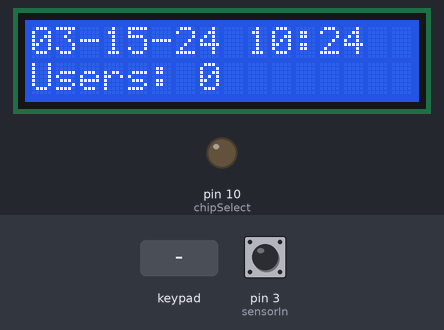
The sketch below on a simulated Arduino Uno, built with avr-gcc and run on an emulated ATmega328P. On the bench: 16×2 character LCD, output pins drawn as LEDs (lit = HIGH). The test bench sets the inputs (shaded band); at power-on: pin 3 (sensorIn) LOW. The local clock reads 2024-03-15 10:24:30 at power-on unless the sketch sets it; storage starts empty; what the sketch prints to the serial monitor is not drawn.

Above: at 7.3 s.
7.4 s: key 'U' pressed
At 8.3 s:
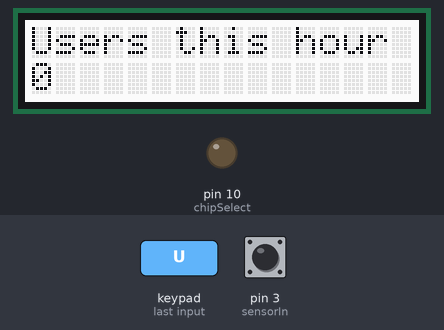
9.0 s: key 'D' pressed
At 10.2 s:
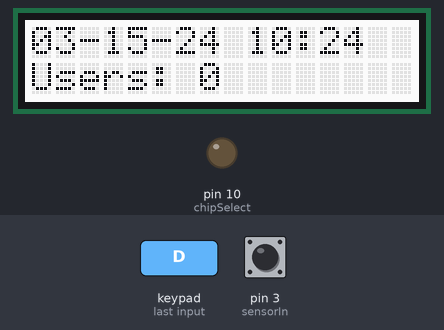
10.7 s: key 'D' pressed
At 10.86 s:
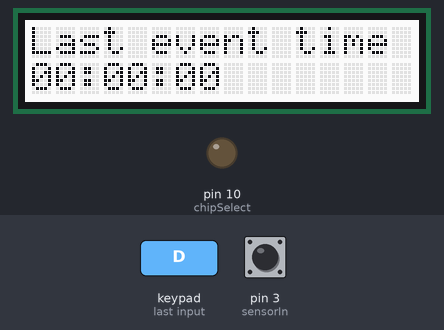
12.4 s: pin 3 (sensorIn) pulsed HIGH 5 times (0.12 s each, 0.3 s apart)
At 45.1 s:
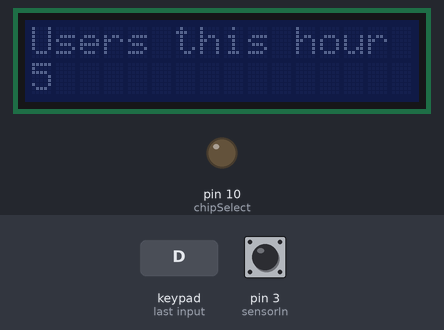
Timing chart, 0 to 46.1 s (numbered marks = the images above; inputs shaded):
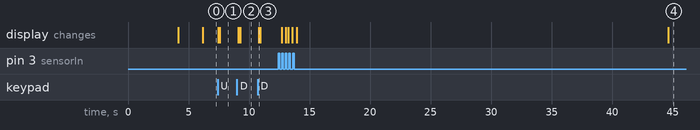

Measured:
- after the input at 7.4 s, the display: first changes at once (image 1 shows a later state)
- after the input at 9.0 s, the display: first changes after 0.12 s (image 2 shows a later state)
- after the input at 10.7 s, the display: changes after 0.10 s (image 3)
- after the input at 12.4 s, the display: first changes after 0.29 s (image 4 shows a later state)

The sketch:

UnoCounter.ino
```cpp
// (licence header left out)
#include <Wire.h>
#include <Adafruit_RGBLCDShield.h>
#include <utility/Adafruit_MCP23017.h>
#include <RTClib.h>
#include <SPI.h>
#include <SD.h>
#include <avr/sleep.h>

// Backlighting the LCD takes power and bettery power is a premium out on
// the trail, so we'll only light it for a few seconds after a button press
#define BACKLIGHT_OFF 0x0
#define BACKLIGHT_ON 0x7
Adafruit_RGBLCDShield lcd = Adafruit_RGBLCDShield();
volatile int backlightCounter = 300;

RTC_PCF8523 rtc;

// We use this digital in for the microwave sensor active detection. This can
// change, but we'll sleep the processor to save power between count events so whatever
// you choose needs to be able to wake the processor up
const int sensorIn = 3;

int totalSinceStart = 0;
int totalThisDay = 0;
int totalThisHour = 0;
int hourTrip = -1;
int dayTrip = -1;
int displayPane = 0;
volatile int lastTimeDisplayed = -1;
volatile int lastCountDisplayed = -1;
volatile unsigned long eventStartTime = 0;
volatile unsigned long lastEventDuration = 0;
volatile int idleCounter = 1000;
DateTime lastEventTime;
File logfile;
const int chipSelect = 10;

//
// Interupt routine called when a proximity sensor event occurs. At the
// start of the event we'll remember the start time and at the end we'll
// compute the length of the duration, which will be a trigger to record
// the event to the SD card in the main loop.
//
void onSensorChanged() {
  if (digitalRead(sensorIn) == HIGH) {
    eventStartTime = millis();
    lastEventDuration = 0;
  } else {
    lastEventDuration = millis() - eventStartTime;
  }
  sleep_disable();
  idleCounter = 1000;
}

//
// One time initialization
//
void setup() {

  // Serial monitor for debugging
  Serial.begin(9600);

  // Liquid Crystal Display, 2 lines 16 chars
  lcd.begin(16, 2);
  lcd.setCursor(0, 0);
  lcd.println("UnoCounter       ");
  lcd.setCursor(0, 1);
  lcd.print("V 01.01         ");
  delay(2000);
  lcd.print("Initializing    ");
  delay(2000);

  // Real time clock
  if (! rtc.begin()) {
    Serial.println("No RTC");
    Serial.flush();
    lcd.setCursor(0, 1);
    lcd.print("No RTC Found    ");
    while (1) delay(10);
  }
  if (! rtc.initialized() || rtc.lostPower()) {
    Serial.println("Updating RTC clock");
    rtc.adjust(DateTime(F(__DATE__), F(__TIME__)));
  }
  rtc.start();

  // Initialize the SD card
  pinMode(chipSelect, OUTPUT);
  if (!SD.begin(chipSelect)) {
    Serial.println("No SD card");
    lcd.setCursor(0, 1);
    lcd.print("No SD card found");
    while (1) delay(10);
  }

  // create a new event log file
  String filename = eventsFileName(rtc.now());
  Serial.print("Creating log file ");
  Serial.println(filename);
  boolean newfile = false;
  if (! SD.exists(filename)) {
    newfile = true;
  }

  logfile = SD.open(filename, FILE_WRITE);
  if (!logfile) {
    Serial.println("couldnt create event log file");
    lcd.setCursor(0, 1);
    lcd.print("Create file err ");
    while (1) delay(10);
  }

  if (newfile) {
    logfile.println("Event Time, Duration, Event Count, Hour Count, Day Count, Cummulative Count");
  }

  // Proximity detector digital in
  pinMode(sensorIn, INPUT);
  attachInterrupt(digitalPinToInterrupt(sensorIn), onSensorChanged, CHANGE);

  Serial.println("Ready");
  lcd.setCursor(0, 1);
  lcd.print("Ready           ");
  delay(2000);
}

void loop() {

  // Manage backlighting. Only on for 30ish seconds after a button pressed
  // to save a bit of battery
  uint8_t buttons = lcd.readButtons();
  if (buttons) {
    idleCounter = 1000;
    lcd.setBacklight(BACKLIGHT_ON);
    backlightCounter = 300;
    if (buttons & BUTTON_SELECT) {
      lcd.setBacklight(BACKLIGHT_ON);
      backlightCounter = 300;
    }
    if (buttons & BUTTON_UP) {
      displayPane--;
      if (displayPane < 0) {
        displayPane = 3;
      }
      lastCountDisplayed = -1;
    }
    if (buttons & BUTTON_DOWN) {
      displayPane++;
      if (displayPane > 3) {
        displayPane = 0;
      }
      lastCountDisplayed = -1;
    }

  }
  if (backlightCounter>0) {
    backlightCounter--;
    if (backlightCounter == 0) {
      lcd.setBacklight(BACKLIGHT_OFF);
    }
  }

  //
  // Manage low power mode. If no events have occured in the last minute, then enter a sleep
  // state to save power
  //
  if (idleCounter>0) {
    idleCounter--;
    if (idleCounter == 0) {
      sleep_enable();
      set_sleep_mode(SLEEP_MODE_PWR_DOWN);
      sleep_cpu();
    }
  }

  //
  // Reset counters if needed
  //
  DateTime now = rtc.now();
  if (now.day() != dayTrip) {
    totalThisDay = 0;
    dayTrip = now.day();
  }
  if (now.hour() != hourTrip) {
    totalThisHour = 0;
    hourTrip = now.hour();
  }

  //
  // Update the display, based on the pane selected. This only updates once each
  // minute or whenever a count is detected
  //
  int thisMinute = now.minute();
  if (lastTimeDisplayed != thisMinute ||
      lastCountDisplayed != totalSinceStart) {
    if (displayPane == 0) {
      // Display date and time on first line, overall count on second
      String line0 = getShortTimeString(now);
      line0 += "     ";
      lcd.setCursor(0, 0);
      lcd.print(line0);
      lastTimeDisplayed = thisMinute;
      String line1 = String("Users: ");
      line1 += totalSinceStart;
      line1 += "     ";
      lcd.setCursor(0, 1);
      lcd.print(line1);
      lastCountDisplayed = totalSinceStart;
    }
    if (displayPane == 1) {
      // Display last event time
      lcd.setCursor(0, 0);
      lcd.print("Last event time");
      String line1 = getTimeOfDayString(lastEventTime);
      lcd.setCursor(0, 1);
      lcd.print(line1);
      lastCountDisplayed = totalSinceStart;
    }
    if (displayPane == 2) {
      // Display count of passes this hour
      lcd.setCursor(0, 0);
      lcd.print("Users this hour ");
      String line1 = String(totalThisHour);
      line1 += "            ";
      lcd.setCursor(0, 1);
      lcd.print(line1);
      lastCountDisplayed = totalSinceStart;
    }
    if (displayPane == 3) {
      // Display count of passes this day
      lcd.setCursor(0, 0);
      lcd.print("Users this day  ");
      String line1 = String(totalThisDay);
      line1 += "            ";
      lcd.setCursor(0, 1);
      lcd.print(line1);
      lastCountDisplayed = totalSinceStart;
    }
  }

  //
  // If an event occured, record it. The duration of the last event is a flag to
  // denote one occured.
  //
  if (lastEventDuration != 0) {
    totalSinceStart++;
    totalThisDay++;
    totalThisHour++;
    lastEventTime = now;
    String eventLogRecord = getTimeString(lastEventTime);
    eventLogRecord += ",";
    eventLogRecord += lastEventDuration;
    eventLogRecord += ",1,";
    eventLogRecord += totalThisHour;
    eventLogRecord += ",";
    eventLogRecord += totalThisDay;
    eventLogRecord += ",";
    eventLogRecord += totalSinceStart;
    Serial.println(eventLogRecord);
    logfile.println(eventLogRecord);
    logfile.flush();

    lastEventDuration = 0;
  }

  delay(100);
}

//
// Compute a FAT filename for the events log
//
String eventsFileName(DateTime aTime) {
  int aYear = aTime.year();
  if (aYear > 2000) {
    aYear = aYear - 2000;
  }
  char buffer[14];
  sprintf(buffer,"C%02d%02d%02d.csv",aYear,aTime.month(),aTime.day());
  return String(buffer);
}

//
// Get a time string in format mm-dd-yy hh:mm:ss, which seems to make
// most spreadsheets happy. RTCs vary and may or may not support 4 digit dates,
// so we always just use last 2 for consistency.
//
String getTimeString(DateTime aTime) {
  int thisYear = aTime.year();
  if (thisYear > 2000) {
    thisYear = thisYear - 2000;
  }
  char buffer[18];
  sprintf(buffer,"%02d-%02d-%02d %02d:%02d:%02d",aTime.month(),aTime.day(),thisYear,aTime.hour(),aTime.minute(),aTime.second());
  return String(buffer);
}

//
// Get a time string in format mm-dd-yy hh:mm, which fits on the display
//
String getShortTimeString(DateTime aTime) {
  int thisYear = aTime.year();
  if (thisYear > 2000) {
    thisYear = thisYear - 2000;
  }
  char buffer[16];
  sprintf(buffer,"%02d-%02d-%02d %02d:%02d",aTime.month(),aTime.day(),thisYear,aTime.hour(),aTime.minute());
  return String(buffer);
}

//
// Get a time string in format mm-dd-yy hh:mm, which fits on the display
//
String getTimeOfDayString(DateTime aTime) {
  char buffer[10];
  sprintf(buffer,"%02d:%02d:%02d",aTime.hour(),aTime.minute(),aTime.second());
  return String(buffer);
}
```
